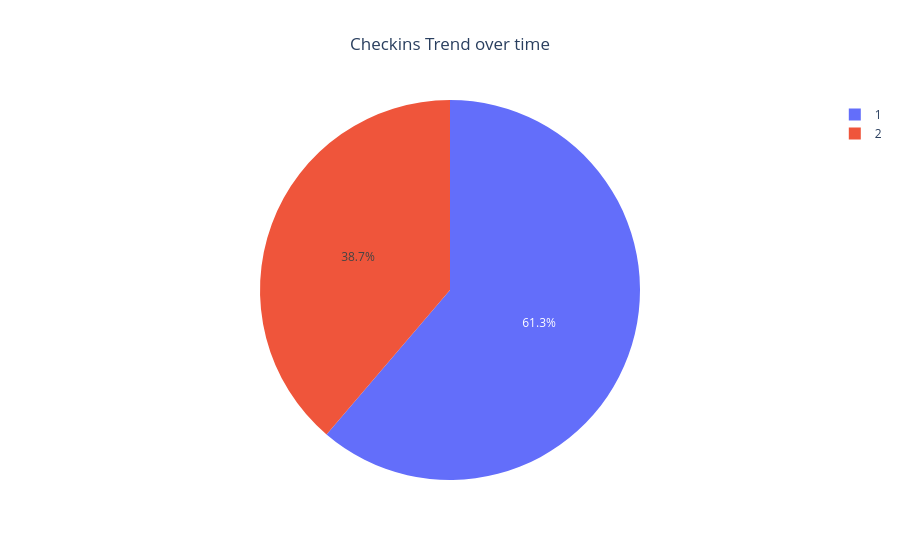

The notebook cell this image was saved under:
### Markdown cell above
# Checkins Trend Over time

### Code cell
fig = px.pie(df, names="Checkins", values="New_Bookings",title="Checkins Trend over time")
fig.update_layout(title_x=0.5)
fig.show()

### Figure 1 — Plotly figure (JSON) as saved in the notebook; plotly's stock layout.template omitted (floating-point values rounded to 4 significant figures)
{"data": [{"domain": {"x": [0, 1], "y": [0, 1]}, "hovertemplate": "Checkins=%{label}<br>New_Bookings=%{value}<extra></extra>", "labels": [1, 2, 1, 1, 2, 1, 1, 2, 1, 1, 2, 1, 1, 2, 1, 1, 2, 1, 1, 2, 1, 1, 2, 1, 1, 2, 1, 1, 2, 1, 1, 2, 1, 2, 1, 2, 1, 2, 1, 2, 1, 2, 1, 2, 1, 2, 1, 2, 1, 2, 1, 2, 1, 2, 1, 2, 1, 2, 1, 2, 2, 2, 1, 1, 2, 1, 1, 2, 1, 1, 2, 1, 1, 2, 1, 1, 2, 1, 1, 2, 1, 1, 2, 1, 2, 2, 1, 1, 2, 1, 1, 2, 2, 1, 1, 2, 2, 1, 1, 2, 2, 1, 1, 2, 2, 1, 1, 2, 2], "legendgroup": "", "name": "", "showlegend": true, "type": "pie", "values": [2, 3, 4, 2, 3, 4, 2, 3, 4, 2, 3, 4, 2, 3, 4, 2, 3, 4, 2, 3, 4, 2, 3, 4, 2, 3, 4, 2, 3, 4, 2, 2, 3, 2, 2, 2, 3, 2, 2, 2, 3, 2, 2, 2, 3, 2, 2, 2, 3, 2, 2, 2, 3, 2, 2, 2, 3, 2, 2, 2, 2, 3, 4, 2, 3, 4, 2, 3, 4, 2, 3, 4, 2, 3, 4, 2, 3, 4, 2, 3, 4, 2, 2, 3, 2, 3, 4, 4, 2, 3, 4, 3, 2, 3, 4, 3, 2, 3, 4, 3, 2, 3, 4, 3, 2, 3, 4, 3, 2]}], "layout": {"legend": {"tracegroupgap": 0}, "title": {"text": "Checkins Trend over time", "x": 0.5}}}
